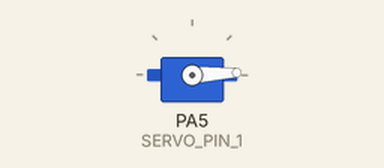
Simulated run of this program. Board: STM32 Blue Pill. On the bench: servo. What the program prints to the serial monitor is not drawn.

Above: at 0.05 s.
At 1.3 s:
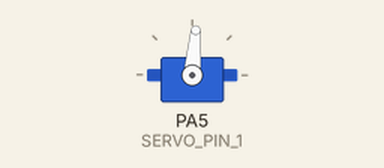
At 2.6 s:
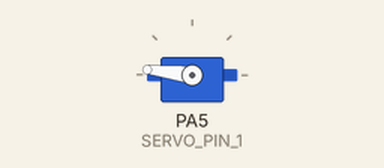
At 5.2 s:
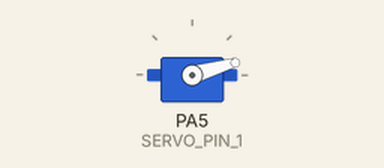
Timing chart, 0 to 7.1 s (numbered marks = the images above):
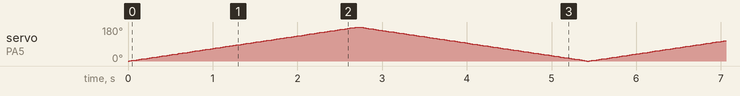

The program:

main.cpp
```cpp
#include <Wire.h>
#include <Adafruit_SSD1306.h>
#include "Arduino.h"
#include <Servo.h>

#define SCREEN_WIDTH 128 // OLED display width, in pixels
#define SCREEN_HEIGHT 64 // OLED display height, in pixels
#define OLED_RESET -1    // This display does not have a reset pin accessible
#define SERVO_PIN_1 PA5
// #define SERVO_PIN_2 PB7

Adafruit_SSD1306 display(SCREEN_WIDTH, SCREEN_HEIGHT, &Wire, OLED_RESET);

Servo servo1;
Servo servo2;
int pos = 0;

void setup()
{
  servo1.attach(SERVO_PIN_1);
  // servo2.attach(SERVO_PIN_2);
  Serial.begin(9600);
}
void loop()
{
  Serial.print("HELLO: ");
for (pos = 0; pos <= 180; pos += 1) { // goes from 0 degrees to 180 degrees
    // in steps of 1 degree
    servo1.write(pos);              // tell servo to go to position in variable 'pos'
    delay(15);                       // waits 15ms for the servo to reach the position
  }
  for (pos = 180; pos >= 0; pos -= 1) { // goes from 180 degrees to 0 degrees
    servo1.write(pos);              // tell servo to go to position in variable 'pos'
    delay(15);                       // waits 15ms for the servo to reach the position
  }
};
```
